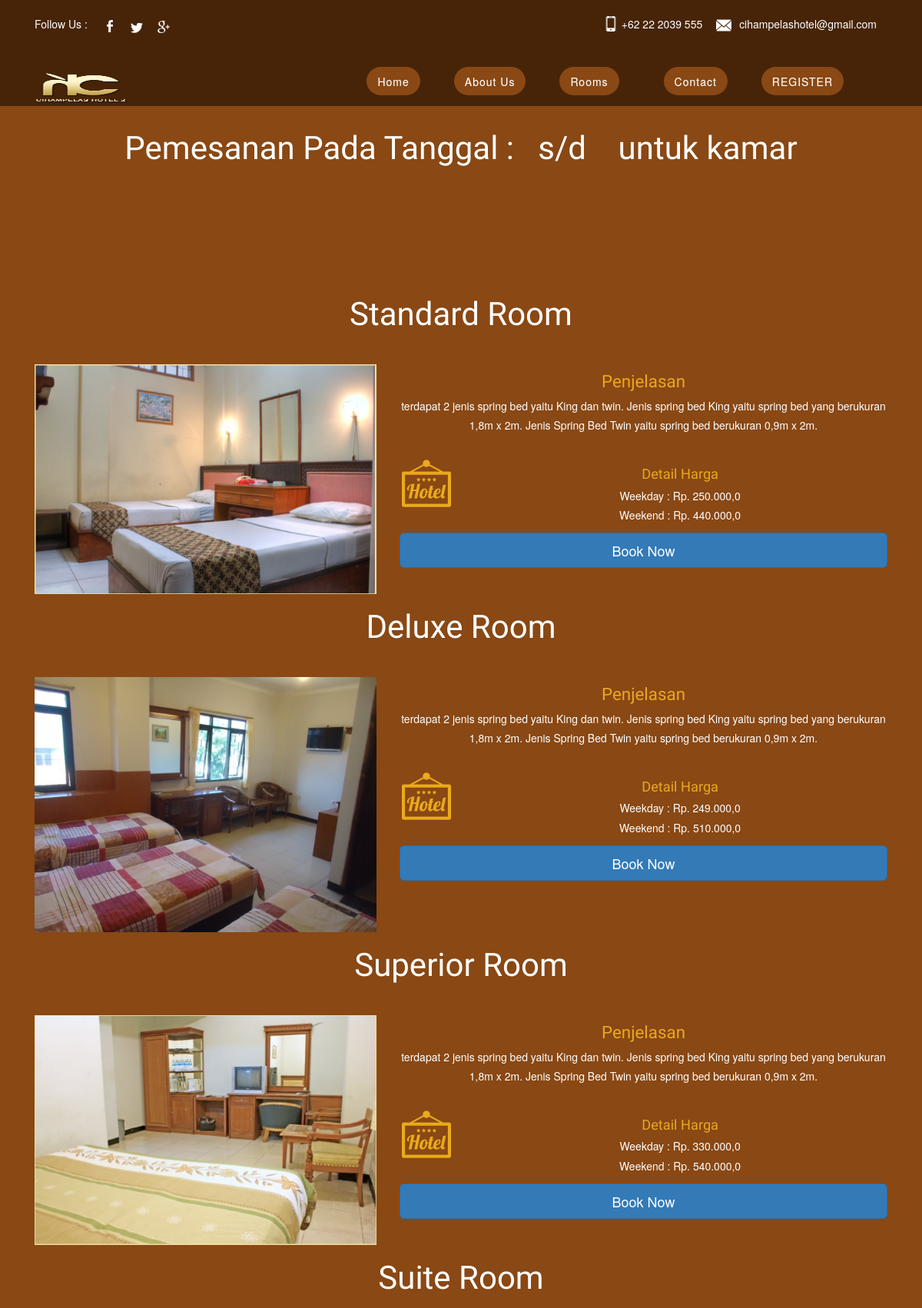
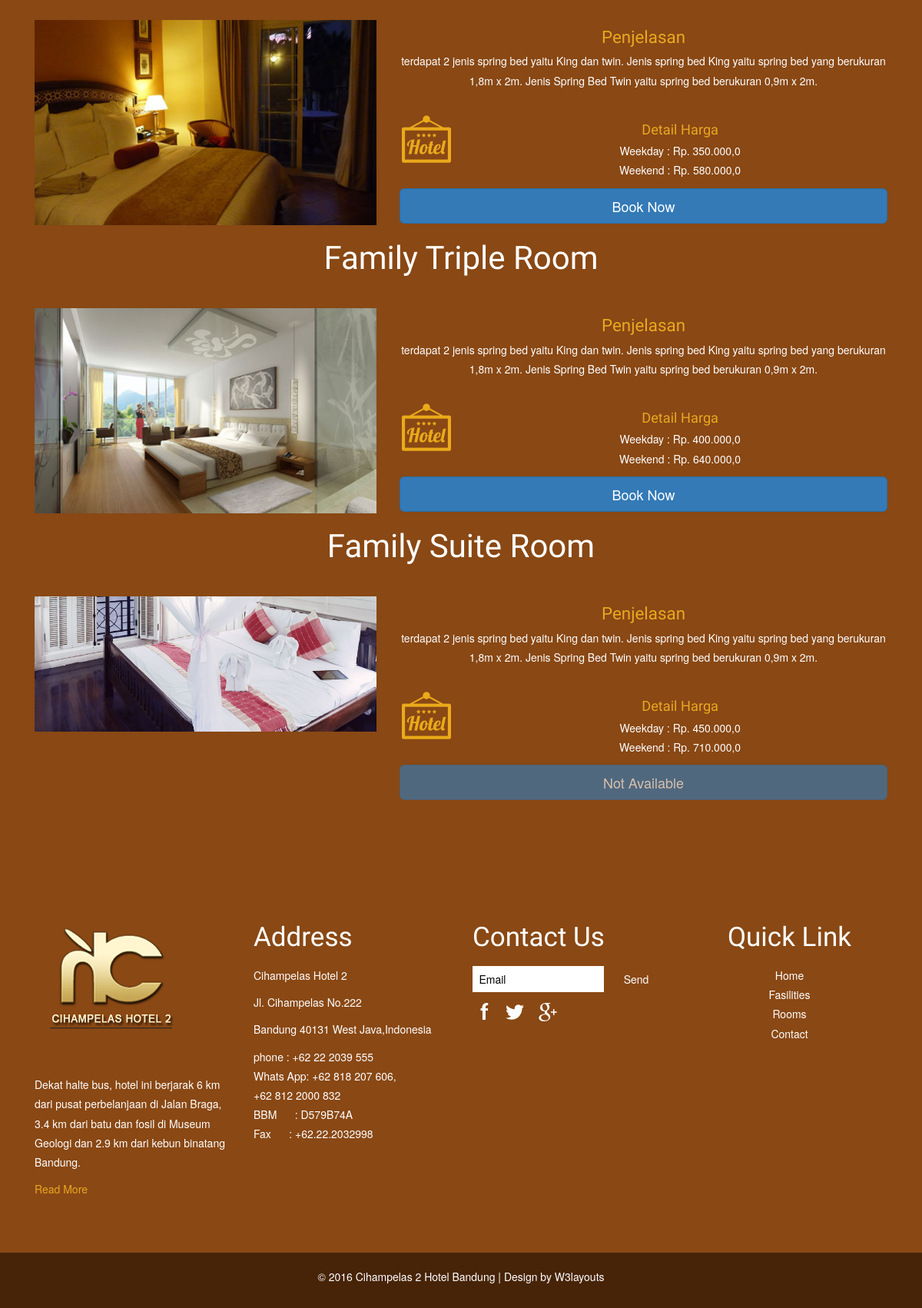
/index.php/main/rooms, run on the app's committed database (2 pictures, top to bottom).
### tables this page shows
CREATE TABLE `tipe_kamar` (
  `id_tipe_kamar` int(5) NOT NULL,
  `nama_kamar` varchar(100) NOT NULL,
  `harga_kamar_weekday` int(10) NOT NULL,
  `harga_kamar_weekend` int(11) NOT NULL,
  `penjelasan` varchar(500) NOT NULL,
  `jumlah` int(5) NOT NULL
);

### application/controllers/main.php (called while the page is built, shortened)
<?php
class Main extends CI_Controller {
	public function rooms(){
		$this->load->model('m_dashboard');
		$this->load->view('main/header');
		$data['tglIn'] = $this->input->post('tanggalIn');
		$data['tglOut'] = $this->input->post('tanggalOut');
		$data['kamar'] = $this->input->post('kamar');
		$data['available'] = $this->m_dashboard->tampil_dataKamar()->result();
		$this->load->view('rooms',$data);
		$this->load->view('main/footer');
	}
}

### index.php (called while the page is built, shortened)
<?php
require_once BASEPATH.'core/CodeIgniter.php';

### application/models/m_dashboard.php (called while the page is built, shortened)
<?php
class m_dashboard extends CI_Model{
    public function tampil_dataKamar(){
        return $this->db->get('tipe_kamar');
    }
}
?>

### application/views/rooms.php (the view, shortened to what this page needs)
<div class="leaves">
	<div class="container">
		<div class="leaves-main wow zoomIn" data-wow-delay="0.3s">
			<h1>Pemesanan Pada Tanggal : <?php echo $tglIn; ?>&nbsp s/d &nbsp<?php echo $tglOut; ?>&nbsp untuk <?php echo $kamar; ?> kamar</h1>
		</div>
	</div>
</div>
<div class="leaves">
	<div class="container">
		<?php
		$no=0;
		foreach($available as $a){
		?>
		<?php if(isset($_SESSION['logged_in']))
		{ ?>
		<form action="<?php echo base_url()?>index.php/wizard" method="post">
		<?php } else {
		?>
		<form action="<?php echo base_url()?>index.php/login" method="post">
		<?php
		} ?>
		<div class="about-main">
			<div class="about-top">
				<h1><?php echo $a->nama_kamar; ?> Room</h1>
			</div>
			<div class="about-bottom">
				<div class="col-md-5 about-left wow bounceInLeft" data-wow-delay="0.3s">
					<img src="<?php echo base_url()?>assets/images/<?php echo $a->nama_kamar; ?>.png" alt="" class="img-responsive">
				</div>
				<div class="col-md-7 about-right wow bounceInRight" data-wow-delay="0.3s">
					<h4>Penjelasan</h4>
					<p><?php echo $a->penjelasan; ?></p>
				    <div class="about-list">
					  	<div class="about-img">
					  		 <span class="abou-icon2"> </span>
					  	</div>
					  	<div class="about-text">
					  		<h5>Detail Harga</h5>
					  		<p>Weekday : Rp. <?php echo number_format($a->harga_kamar_weekday, 1, ",", "."); ?> <br>
					  		   Weekend : Rp. <?php echo number_format($a->harga_kamar_weekend, 1, ",", "."); ?> </p>
					  	</div>
					  	 <div class="clearfix"> </div>
				   </div>
				   <?php
				   $no=$no+1;
                                        $this->db->select('id_kamar');
                                        $this->db->from('kamar');
                                        $this->db->where('id_tipe_kamar',$no);
                                        $this->db->where('status','kosong');
                                        $hasil = $this->db->count_all_results();
                    if ($hasil>=1) {
                    	?>
                    	<button type="Submit" class="btn btn-block btn-primary btn-lg">Book Now</button>
                    	<?php
                    }else{
                    	?>
                    	<button type="Submit" disabled="" class="btn btn-block btn-primary btn-lg">Not Available</button>
                    	<?php
                    }
                                      ?>
				   </div>
				</div>
			  <div class="clearfix"> </div>
			</div>
		</form>
		<?php } ?>
		</div>
	</div>
		<link rel="stylesheet" href="css/chocolat.css" type="text/css" media="screen" charset="utf-8">

### assets/css/modals.css (style rules this page uses)
html * { -webkit-font-smoothing: antialiased; -moz-osx-font-smoothing: grayscale; }
*, *:after, *:before { -webkit-box-sizing: border-box; -moz-box-sizing: border-box; box-sizing: border-box; }
body { font-size: 100%; font-family: "PT Sans", sans-serif; color: #505260; background-color: white; }
img { max-width: 100%; }

### assets/css/style.css (style rules this page uses)
h4, h5, h6, h1, h2, h3 { margin: 0; }
p { margin: 0; }
html, body { font-family: 'Hind', sans-serif; font-size: 100%; background:#472408; }
.leaves { background:#894814; padding: 5em 0em; text-align: center; }
.leaves-main h1 { font-size: 3em; color: #fff; font-family: 'Aladin', cursive; }
.about-top { text-align: center; margin-bottom: 3em; }
.about-right h4 { font-size: 1.6em; color: #E9A820; margin-bottom: 0.3em; font-family: 'Aladin', cursive; }
.about-top h1 { font-size: 3em; color:#fff; margin-bottom:0.3em; font-family: 'Aladin', cursive; }
.about-right p { font-size: 1em; color:#fff; line-height: 1.8em; }
span.abou-icon2 { background: url(../images/summer.png)no-repeat; width: 64px; height: 64px; display: inline-block; }
.about-img { float: left; width: 11%; }
.about-text { float: right; width: 85%; }
.about-list { padding-top: 1.5em; }
.about-text h5 { color: #E9A820; font-size: 1.3em; margin-bottom: 0.3em; font-family: 'Aladin', cursive; }

### assets/css/chocolat.css (style rules this page uses)
body { margin:0; padding:0; }

### data on the page
tipe_kamar: nama_kamar "Standard", nama_kamar (picture), penjelasan "terdapat 2 jenis spring bed yaitu King dan twin. Jenis spring bed King yaitu spring bed yang berukuran 1,8m x 2m. Jenis Spring Bed Twin yaitu spring bed berukuran 0,9m x 2m.", harga_kamar_weekday "250.000,0", harga_kamar_weekend "440.000,0", shows "Book Now"
tipe_kamar: nama_kamar "Deluxe", nama_kamar (picture), penjelasan "terdapat 2 jenis spring bed yaitu King dan twin. Jenis spring bed King yaitu spring bed yang berukuran 1,8m x 2m. Jenis Spring Bed Twin yaitu spring bed berukuran 0,9m x 2m.", harga_kamar_weekday "249.000,0", harga_kamar_weekend "510.000,0", shows "Book Now"
tipe_kamar: nama_kamar "Superior", nama_kamar (picture), penjelasan "terdapat 2 jenis spring bed yaitu King dan twin. Jenis spring bed King yaitu spring bed yang berukuran 1,8m x 2m. Jenis Spring Bed Twin yaitu spring bed berukuran 0,9m x 2m.", harga_kamar_weekday "330.000,0", harga_kamar_weekend "540.000,0", shows "Book Now"
tipe_kamar: nama_kamar "Suite", nama_kamar (picture), penjelasan "terdapat 2 jenis spring bed yaitu King dan twin. Jenis spring bed King yaitu spring bed yang berukuran 1,8m x 2m. Jenis Spring Bed Twin yaitu spring bed berukuran 0,9m x 2m.", harga_kamar_weekday "350.000,0", harga_kamar_weekend "580.000,0", shows "Book Now"
tipe_kamar: nama_kamar "Family Triple", nama_kamar (picture), penjelasan "terdapat 2 jenis spring bed yaitu King dan twin. Jenis spring bed King yaitu spring bed yang berukuran 1,8m x 2m. Jenis Spring Bed Twin yaitu spring bed berukuran 0,9m x 2m.", harga_kamar_weekday "400.000,0", harga_kamar_weekend "640.000,0", shows "Book Now"
tipe_kamar: nama_kamar "Family Suite", nama_kamar (picture), penjelasan "terdapat 2 jenis spring bed yaitu King dan twin. Jenis spring bed King yaitu spring bed yang berukuran 1,8m x 2m. Jenis Spring Bed Twin yaitu spring bed berukuran 0,9m x 2m.", harga_kamar_weekday "450.000,0", harga_kamar_weekend "710.000,0", shows "Not Available"
